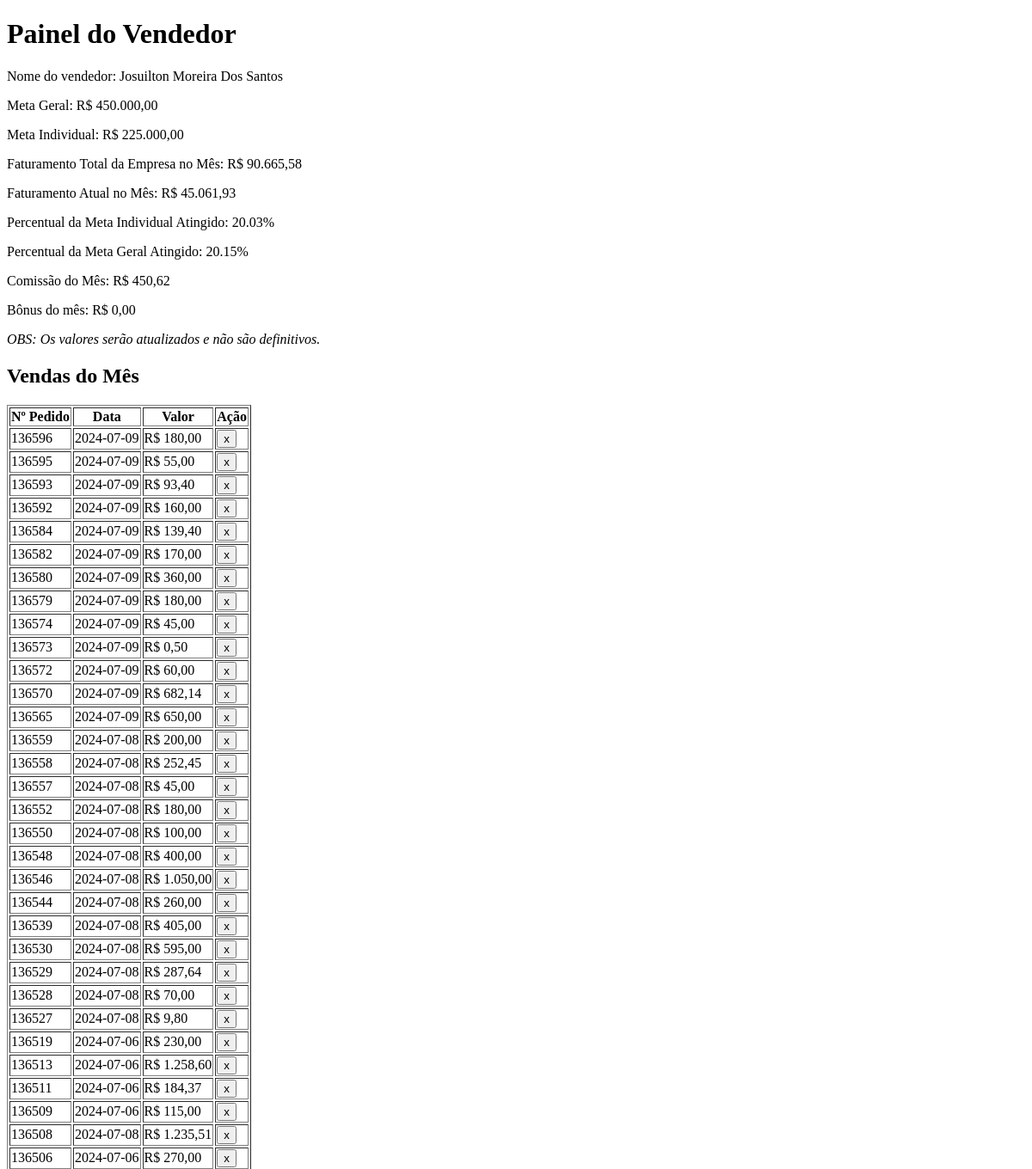
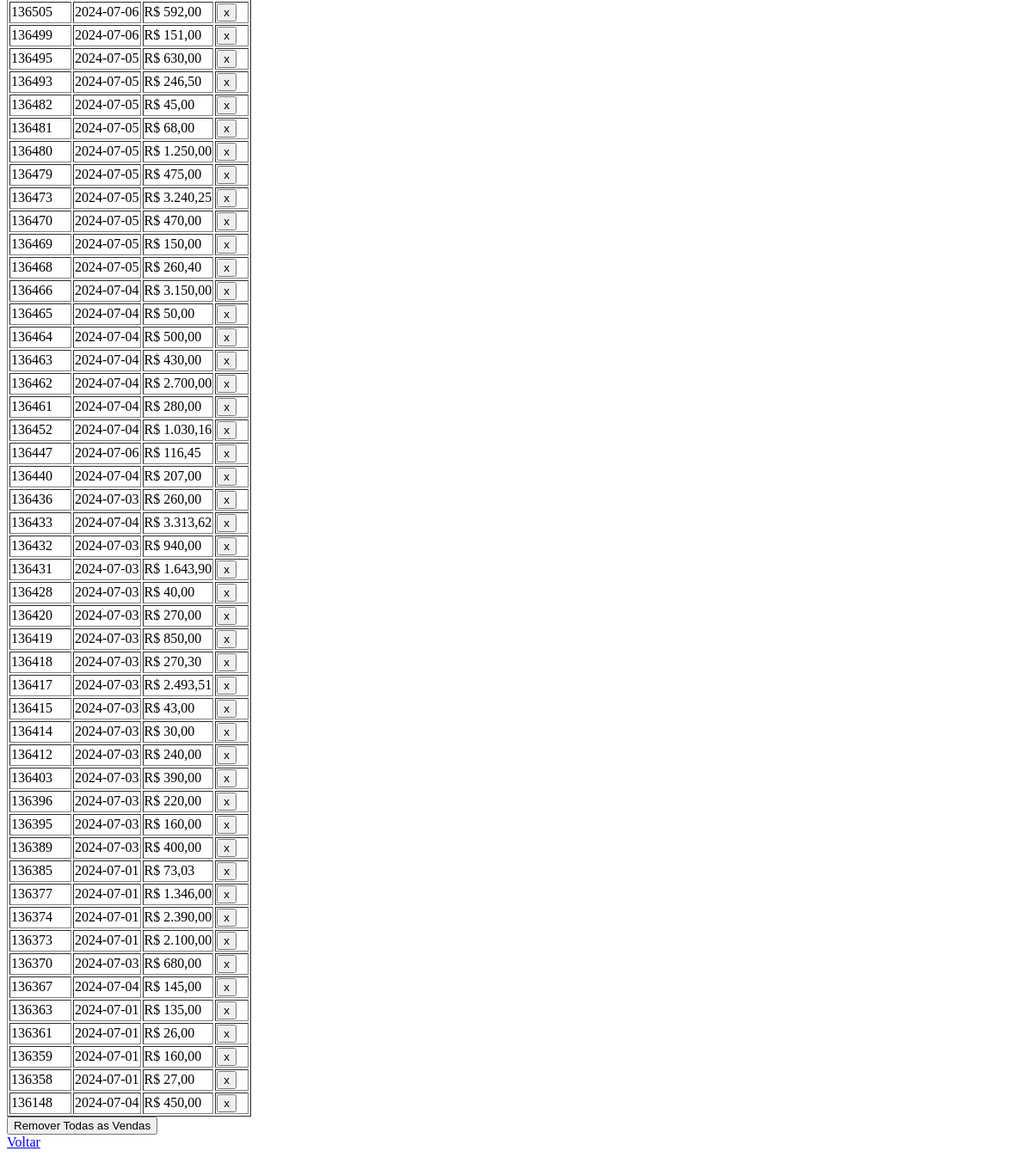
Page /dashboard/4 (signed in) on the earlier database version (2 pictures, top to bottom).
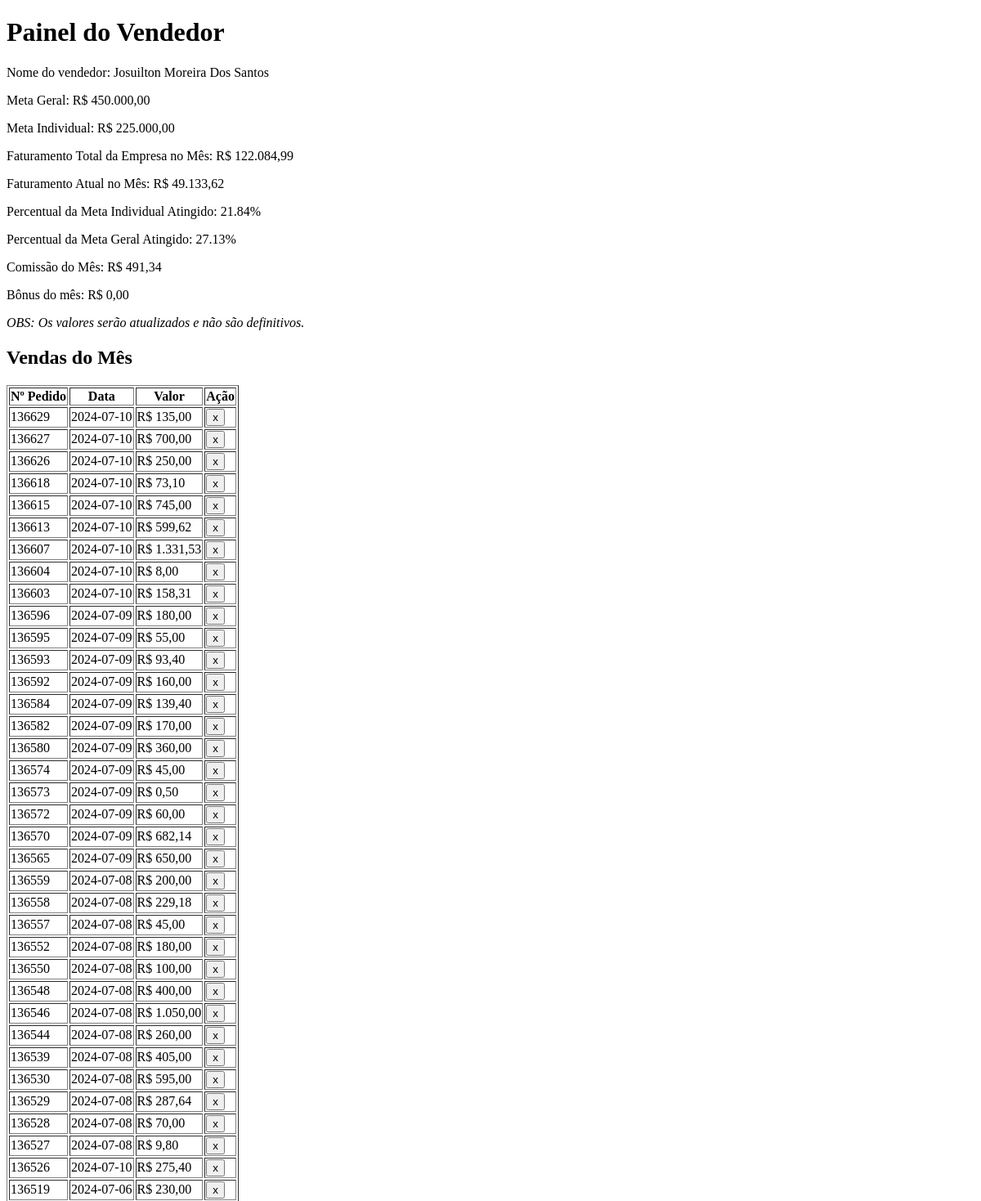
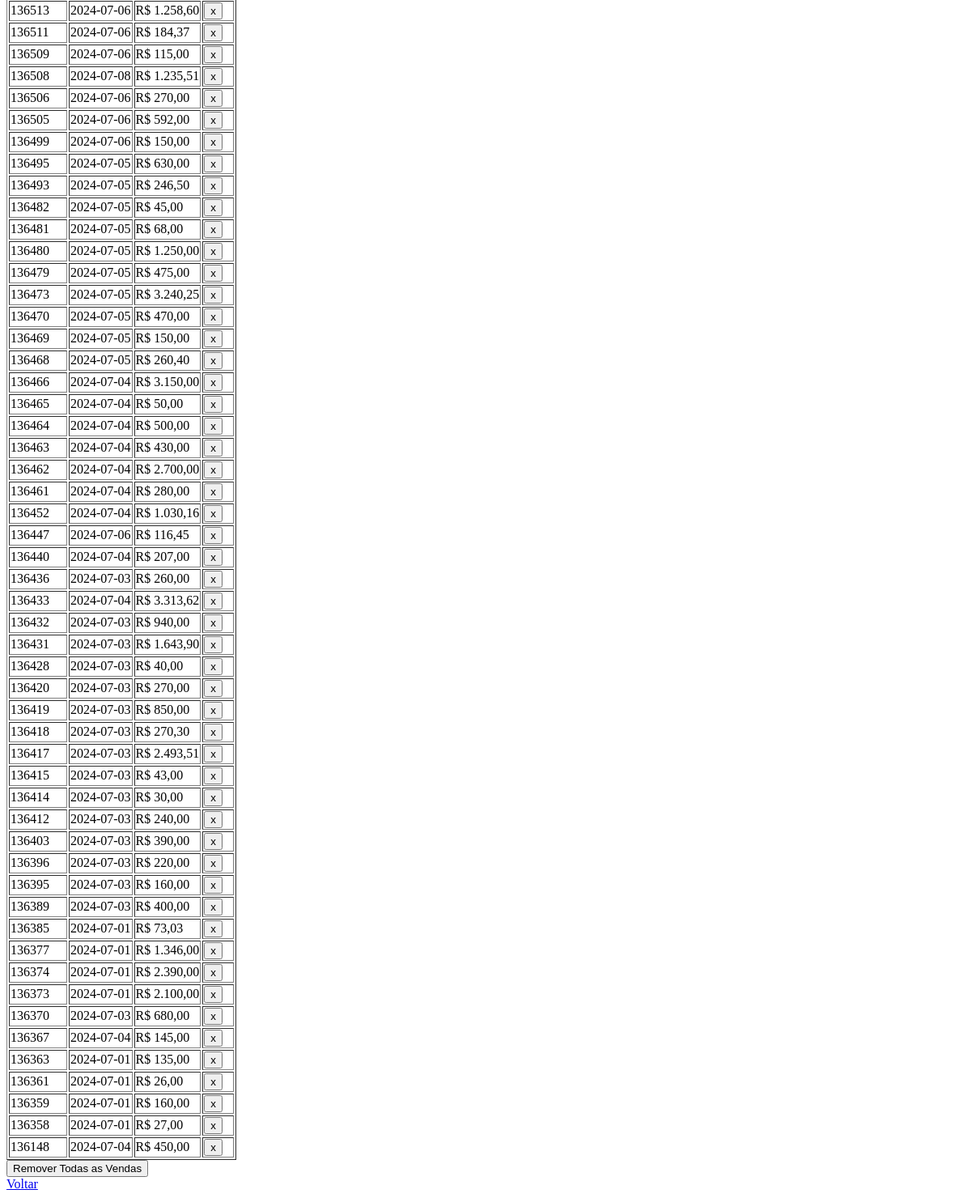
Same page on the later database version (2 pictures, top to bottom).
### tables this page shows
CREATE TABLE Users (
        id INTEGER PRIMARY KEY AUTOINCREMENT,
        username TEXT NOT NULL,
        password TEXT NOT NULL,
        name TEXT NOT NULL,  -- Nome completo do usuário
        role TEXT NOT NULL  -- 'seller' ou 'master'
    );

CREATE TABLE GeneralGoals (
        id INTEGER PRIMARY KEY AUTOINCREMENT,
        goal REAL NOT NULL
    );

CREATE TABLE IndividualGoals (
        id INTEGER PRIMARY KEY AUTOINCREMENT,
        user_id INTEGER NOT NULL,
        goal REAL NOT NULL,
        FOREIGN KEY(user_id) REFERENCES Users(id)
    );

CREATE TABLE Sales (
        id INTEGER PRIMARY KEY AUTOINCREMENT,
        date DATE NOT NULL,
        amount REAL NOT NULL,
        user_id INTEGER,
        order_number TEXT NOT NULL,
        FOREIGN KEY(user_id) REFERENCES Users(id)
    );

### modules/dashboards/__init__.py (the view)
@dashboards_bp.route('/dashboard/<int:seller_id>')
def seller_dashboard(seller_id):
    if 'user_id' not in session or session['role'] != 'master':
        return redirect(url_for('users.login'))
    conn = get_db_connection()
    cursor = conn.cursor()
    cursor.execute('''
        SELECT SUM(amount) AS total_sales
        FROM Sales
        WHERE user_id = ?
        AND strftime('%m', date) = strftime('%m', 'now')
        AND strftime('%Y', date) = strftime('%Y', 'now')
    ''', (seller_id,))
    total_sales_row = cursor.fetchone()
    total_sales = total_sales_row['total_sales'] if total_sales_row and total_sales_row['total_sales'] else 0
    cursor.execute('SELECT goal FROM IndividualGoals WHERE user_id = ?', (seller_id,))
    individual_goal_row = cursor.fetchone()
    individual_goal = individual_goal_row['goal'] if individual_goal_row else 0
    cursor.execute('''
        SELECT SUM(amount) AS total_company_sales
        FROM Sales
        WHERE strftime('%m', date) = strftime('%m', 'now')
        AND strftime('%Y', date) = strftime('%Y', 'now')
    ''')
    total_company_sales_row = cursor.fetchone()
    total_company_sales = total_company_sales_row['total_company_sales'] if total_company_sales_row and total_company_sales_row['total_company_sales'] else 0
    cursor.execute('SELECT goal FROM GeneralGoals ORDER BY id DESC LIMIT 1')
    general_goal_row = cursor.fetchone()
    general_goal = general_goal_row['goal'] if general_goal_row else 0
    cursor.execute('''
        SELECT id, date, amount, order_number
        FROM Sales
        WHERE user_id = ?
        AND strftime('%m', date) = strftime('%m', 'now')
        AND strftime('%Y', date) = strftime('%Y', 'now')
        ORDER BY order_number DESC
    ''', (seller_id,))
    vendas = cursor.fetchall()
    cursor.execute('''SELECT name FROM Users WHERE id = ?''', (seller_id,))
    name = cursor.fetchall()
    conn.close()
    individual_percentage = (total_sales / individual_goal) * 100 if individual_goal else 0
    company_percentage = (total_company_sales / general_goal) * 100 if general_goal else 0
    commission_rate = 0.01
    bonus_rate = 0
    if total_sales >= 225000:
        bonus_rate += 0.006
    elif total_sales >= 170000:
        bonus_rate += 0.004
    elif total_sales >= 130000:
        bonus_rate += 0.003
    commission = total_sales * commission_rate
    bonus = total_sales * bonus_rate
    return render_template(
        'seller_dashboard.html',
        user_role=session['role'],
        total_sales=total_sales,
        total_company_sales=total_company_sales,
        individual_percentage=individual_percentage,
        company_percentage=company_percentage,
        user_id=seller_id,
        general_goal=general_goal,
        vendas=vendas,
        commission=commission,
        bonus=bonus,
        username=name[0]['name'],
        individual_goal=individual_goal)

### modules/db.py (called while the page is built)
def get_db_connection():
    conn = sqlite3.connect('sales_tracking.db')
    conn.row_factory = sqlite3.Row
    return conn

### utils/text_utils.py (called while the page is built)
def format_currency(value):
    return f'R$ {value:,.2f}'.replace(',', 'X').replace('.', ',').replace('X', '.')

def format_percentage(value):
    return f'{value:,.2f}%'.replace(',', 'X').replace('X', '.')

### templates/seller_dashboard.html (shortened to what this page needs)
{% extends "base.html" %}
{% block content %}
<h1>Painel do Vendedor</h1>
<p>Nome do vendedor: {{username}}</p>
<p>Meta Geral: {{ general_goal | float | currency }}</p>
<p>Meta Individual: {{ individual_goal | float | currency }}</p>
<p>Faturamento Total da Empresa no Mês: {{ total_company_sales | float | currency }}</p>
<p>Faturamento Atual no Mês: {{ total_sales | float | currency }}</p>
<p>Percentual da Meta Individual Atingido: {{ individual_percentage | float | percentage}}</p>
<p>Percentual da Meta Geral Atingido: {{ company_percentage | float | percentage}}</p>
<p>Comissão do Mês: {{ commission | float | currency }}</p>
<p>Bônus do mês: {{ bonus | float | currency }}</p>
<p><em>OBS: Os valores serão atualizados e não são definitivos.</em></p>
<h2>Vendas do Mês</h2>
<table border="1">
    <tr>
        <th>Nº Pedido</th>
        <th>Data</th>
        <th>Valor</th>
        {% if user_role == 'master' %}
        <th>Ação</th>
        {% endif %}
    </tr>
    {% for venda in vendas %}
    <tr>
        <td>{{ venda['order_number']  | float | int }}</td>
        <td>{{ venda['date'] }}</td>
        <td>{{ venda['amount'] | float | currency }}</td>
        {% if user_role == 'master' %}
        <td>
            <form action="{{ url_for('sales.delete_sale', sale_id=venda['id']) }}" method="post" style="display:inline;">
                <button type="submit" onclick="return confirm('Tem certeza que deseja deletar esta venda?');">x</button>
            </form>
        </td>
        {% endif %}
    </tr>
    {% endfor %}
</table>
{% if user_role == 'master' %}
<form action="{{ url_for('sales.delete_all_sales', seller_id=user_id) }}" method="post">
    <button type="submit" onclick="return confirm('Tem certeza que deseja deletar todas as vendas deste vendedor?');">Remover Todas as Vendas</button>
</form>
{% endif %}
{% if user_role == 'master' %}
<a href="{{ url_for('dashboards.dashboard') }}">Voltar</a>
{% elif user_role == 'seller' %}
<a href="{{ url_for('users.logout') }}">Logout</a>
{% endif %}
{% endblock %}

### templates/base.html (shortened to what this page needs)
<!DOCTYPE html>
<html lang="pt-br">
<head>
</head>
<body>
    {% block content %}{% endblock %}
</body>
</html>

Differences in the rows shown:
removed Sales: order_number "136579", date "2024-07-09", amount "R$ 180,00"
removed Sales: order_number "136558", date "2024-07-08", amount "R$ 252,45"
removed Sales: order_number "136499", date "2024-07-06", amount "R$ 151,00"
added Sales: order_number "136629", date "2024-07-10", amount "R$ 135,00"
added Sales: order_number "136627", date "2024-07-10", amount "R$ 700,00"
added Sales: order_number "136626", date "2024-07-10", amount "R$ 250,00"
added Sales: order_number "136618", date "2024-07-10", amount "R$ 73,10"
added Sales: order_number "136615", date "2024-07-10", amount "R$ 745,00"
added Sales: order_number "136613", date "2024-07-10", amount "R$ 599,62"
added Sales: order_number "136607", date "2024-07-10", amount "R$ 1.331,53"
added Sales: order_number "136604", date "2024-07-10", amount "R$ 8,00"
added Sales: order_number "136603", date "2024-07-10", amount "R$ 158,31"
added Sales: order_number "136558", date "2024-07-08", amount "R$ 229,18"
added Sales: order_number "136526", date "2024-07-10", amount "R$ 275,40"
added Sales: order_number "136499", date "2024-07-06", amount "R$ 150,00"
Other differences:
{{ total_company_sales | float | currency }}: "R$ 90.665,58" → "R$ 122.084,99"
{{ total_sales | float | currency }}: "R$ 45.061,93" → "R$ 49.133,62"
{{ individual_percentage | float | percentage }}: "20.03%" → "21.84%"
{{ company_percentage | float | percentage }}: "20.15%" → "27.13%"
{{ commission | float | currency }}: "R$ 450,62" → "R$ 491,34"
